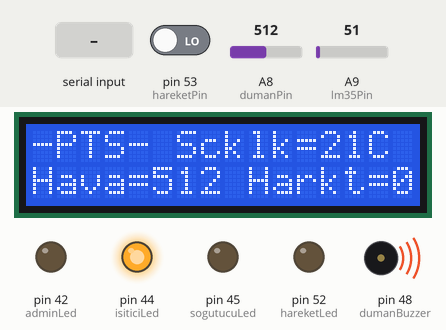
Simulated run of this sketch. Board: Arduino Mega 2560, built with avr-gcc and run on an emulated ATmega2560. Shown: 16×2 character LCD, output pins drawn as LEDs (lit = HIGH), buzzer (waves = sounding, pin HIGH). The inputs (shaded band) are chosen by the test bench; at power-on: A8 (dumanPin) = 512, A9 (lm35Pin) = 51, pin 53 (hareketPin) LOW. What the sketch prints to the serial monitor is not drawn.

Above: at 1.6 s.
1.7 s: A8 (dumanPin) set to 394
At 4.2 s:
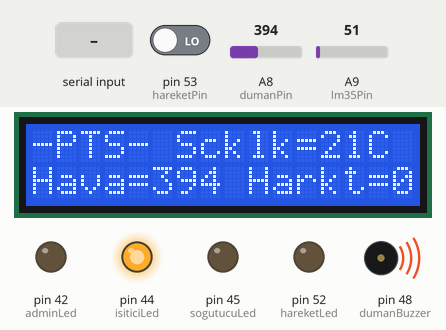
4.5 s: A8 (dumanPin) set to 367
At 6.1 s:
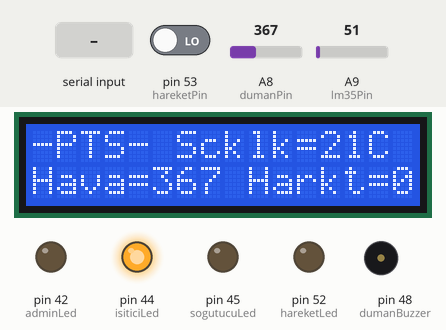
6.5 s: "1" received over Serial
At 8.7 s:
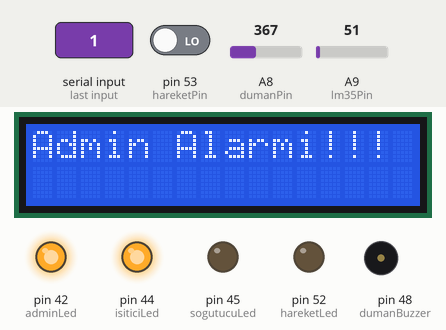
10.5 s: A9 (lm35Pin) set to 25
At 11.9 s:
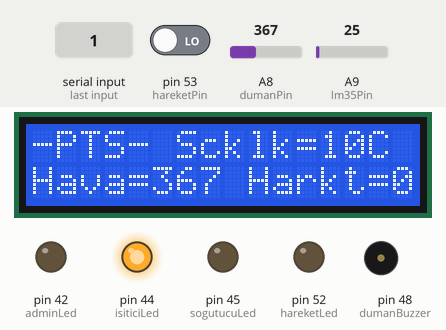
12.5 s: A9 (lm35Pin) set to 22
At 13.6 s:
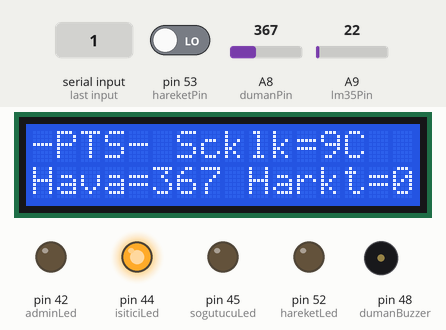
14.5 s: A8 (dumanPin) set to 11
At 16.2 s:
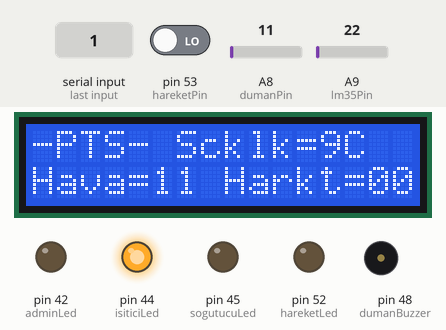
16.5 s: A8 (dumanPin) set to 8
Timing chart, 0 to 19.5 s (numbered marks = the images above; inputs shaded):
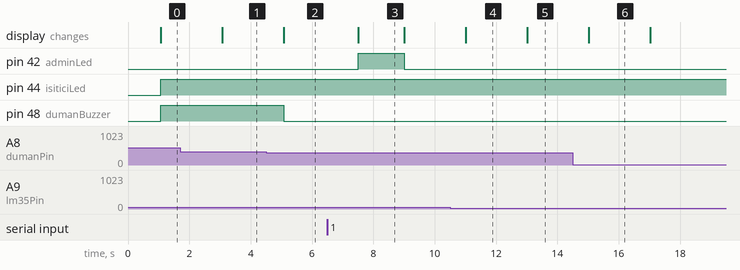

Measured:
- the behaviour switches between 381 and 380 on A8 (dumanPin) (found by bisection; images 1 and 2)
- the behaviour switches between 24 and 23 on A9 (lm35Pin) (found by bisection; images 4 and 5)
- after the input at 1.7 s, the display: changes after 1.4 s (image 1)
- after the input at 4.5 s, pin 48 (dumanBuzzer): HIGH → LOW after 0.58 s; the display: changes after 0.58 s (image 2)
- after the input at 6.5 s, pin 42 (adminLed): LOW → HIGH after 1.0 s, → LOW 1.5 s later; the display: changes after 1.0 s (image 3)
- after the input at 10.5 s, the display: changes after 0.52 s (image 4)
- after the input at 12.5 s, the display: changes after 0.52 s (image 5)
- after the input at 14.5 s, the display: changes after 0.53 s (image 6)

The sketch:

GZS_Plaza_Takip_Sistemi.ino
```cpp
#include <LiquidCrystal.h>

LiquidCrystal lcd(8, 9, 4, 5, 6, 7);

int adminLed = 42;

int hareketPin = 53;
int hareketLed = 52;

int lm35Pin = A9;
int isiticiLed = 44;
int sogutucuLed = 45;

int dumanPin = A8;
int dumanBuzzer = 48;

void setup() {
  Serial.begin(9600);
  lcd.begin(16, 2);

  pinMode(hareketLed, OUTPUT);
  pinMode(hareketPin, INPUT);
  pinMode(dumanPin, INPUT);
  pinMode(dumanBuzzer, OUTPUT);
  pinMode(lm35Pin, INPUT);
  pinMode(isiticiLed, OUTPUT);
  pinMode(sogutucuLed, OUTPUT);
  pinMode(adminLed, OUTPUT);
}

void sicaklik() {

  int value = analogRead(lm35Pin);
  float ceviri = ((value / 1024.0) * 5000);
  int sicaklik = (ceviri / 11.5);
  //Serial.print("Scklk : ");
  Serial.print(sicaklik);
  Serial.print(";");
  lcd.setCursor(6, 0);
  lcd.print("Scklk=");
  lcd.print(sicaklik);
  lcd.println("C ");
  if (sicaklik > 34)
  {
    digitalWrite(sogutucuLed, HIGH);
    digitalWrite(isiticiLed, LOW);
  }
  else if (sicaklik < 31)
  {
    digitalWrite(isiticiLed, HIGH);
    digitalWrite(sogutucuLed, LOW);
  }
  else
  {
    digitalWrite(isiticiLed, LOW);
    digitalWrite(sogutucuLed, LOW);
  }
}

void hareket() {

  if (digitalRead(hareketPin) == HIGH)
  {
    //Serial.print("Hareket Degeri : ");
    Serial.print(digitalRead(hareketPin));
    Serial.print(";");
    digitalWrite(hareketLed, HIGH);
  }
  else {
    // Serial.print("Hareket Degeri : ");
    Serial.print(digitalRead(hareketPin));
    Serial.print(";");
    digitalWrite(hareketLed, LOW);
  }
}


void duman() {

  //Serial.print("Hava Kalitesi : ");
  Serial.print(analogRead(dumanPin));
  Serial.print(";");
  if (analogRead(dumanPin) > 380)
  {
    digitalWrite(dumanBuzzer, HIGH);
  }
  else
  {
    digitalWrite(dumanBuzzer, LOW);
  }
}

void loop() {
  String gelen = Serial.readString();

  if(gelen.equals("1"))
  {
    lcd.clear();
    lcd.setCursor(0, 0);
    lcd.print("Admin Alarmi!!!");
    digitalWrite(adminLed, HIGH);
    delay(1500);
  }
  //lcd.clear();
  lcd.setCursor(0, 0);
  lcd.print("-PTS-");
  digitalWrite(adminLed, LOW);
  sicaklik();
  duman();
  hareket();
  Serial.println("");
  lcd.setCursor(0, 1);
  lcd.print("Hava=");
  lcd.print(analogRead(dumanPin));
  lcd.print(" Harkt=");
  lcd.print(digitalRead(hareketPin));
  delay(1000);
}
```
